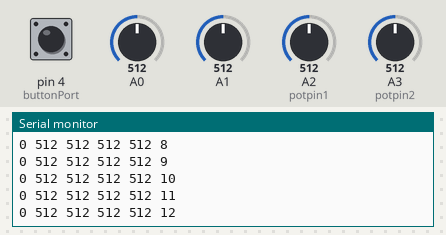
The sketch below on a simulated Arduino Uno, built with avr-gcc and run on an emulated ATmega328P. Parts: the last lines printed to the serial monitor. Inputs (shaded band) come from the test bench; at power-on: A2 (potpin1) = 512, A0 = 512, A1 = 512, A3 (potpin2) = 512, pin 4 (buttonPort) LOW.

Above: at 1.2 s.
1.3 s: A2 (potpin1) set to 30
At 1.32 s:
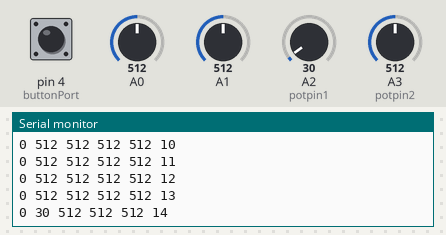
4.3 s: A0 set to 716
At 4.36 s:
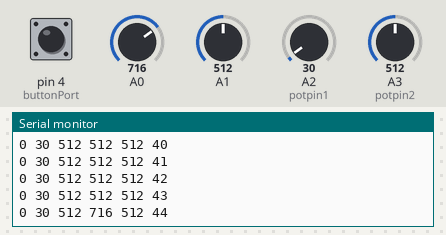
5.8 s: A1 set to 716
At 5.88 s:
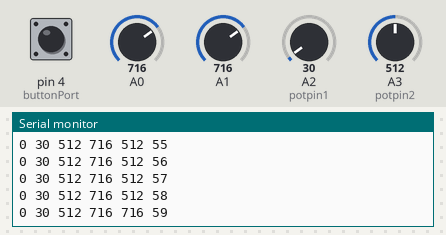
7.3 s: A3 (potpin2) set to 716
At 7.39 s:
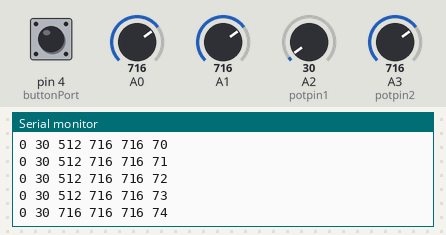
8.8 s: A2 (potpin1) set to 306
At 8.81 s:
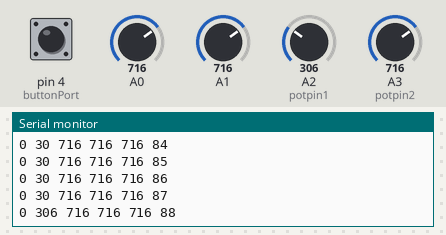
11.8 s: pin 4 (buttonPort) pulled HIGH for 0.15 s
At 11.85 s:
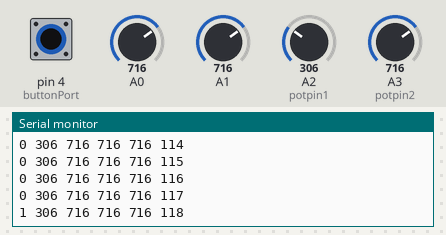
Timing chart, 0 to 14.4 s (numbered marks = the images above; inputs shaded):
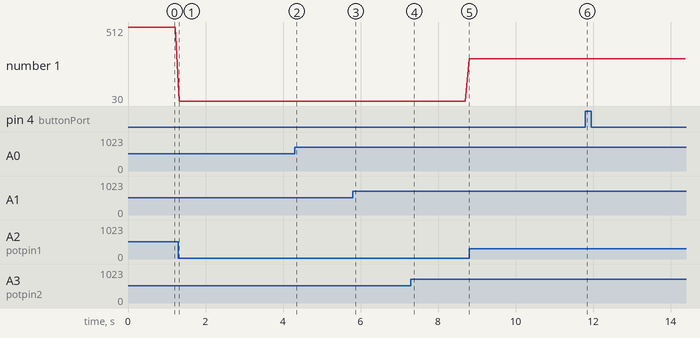

The sketch:

Project2_Arduino.ino
```cpp
/*
 * This sketch sends one sensor and a counter value that increments once per loop as packet that consists of a list of 2 items
 * separated by a space.
 */
const int potpin1 = 2;
const int potpin2 = 3;
int sensorValue1 = 0; // variable to store sensor value
int sensorValue2 = 0; // variable to store sensor value
int pot1 = 0;
int pot2 = 0;
int button = 0;
int buttonPort = 4;


int count; // variable to store loop counter

void setup() {
  Serial.begin(9600);
  pinMode(4, INPUT);
  pinMode(A0, INPUT);
  pinMode(A1, INPUT);
  pinMode(A2, INPUT);
  pinMode(A3, INPUT);
}

void loop() {
  button = digitalRead(buttonPort);
  sensorValue1 = analogRead(0); // analog read into sensor value variable
  sensorValue2 = analogRead(1);
  pot1 = analogRead(potpin1);
  pot2 = analogRead(potpin2);
  count = count + 1; // increment counter

  Serial.print(button);
  Serial.write(32);

  Serial.print(pot1);
  Serial.write(32);

  Serial.print(pot2);
  Serial.write(32);

  Serial.print(sensorValue1);
  Serial.write(32);

  Serial.print(sensorValue2);
  Serial.write(32);

  Serial.println(count); //Print counter state to serial and immediately send ASCII 13 and 10 to mark end of the packet.
  delay(100);
}
```

Measured:
- after the input at 1.3 s, the serial monitor: prints a new line at once (image 1)
- after the input at 4.3 s, the serial monitor: prints a new line after 0.05 s (image 2)
- after the input at 5.8 s, the serial monitor: prints a new line after 0.07 s (image 3)
- after the input at 7.3 s, the serial monitor: prints a new line after 0.09 s (image 4)
- after the input at 8.8 s, the serial monitor: prints a new line at once (image 5)
- after the input at 11.8 s, the serial monitor: prints a new line after 0.05 s (image 6)
- plotted number 1: 30 → 306 after the input at 8.8 s
